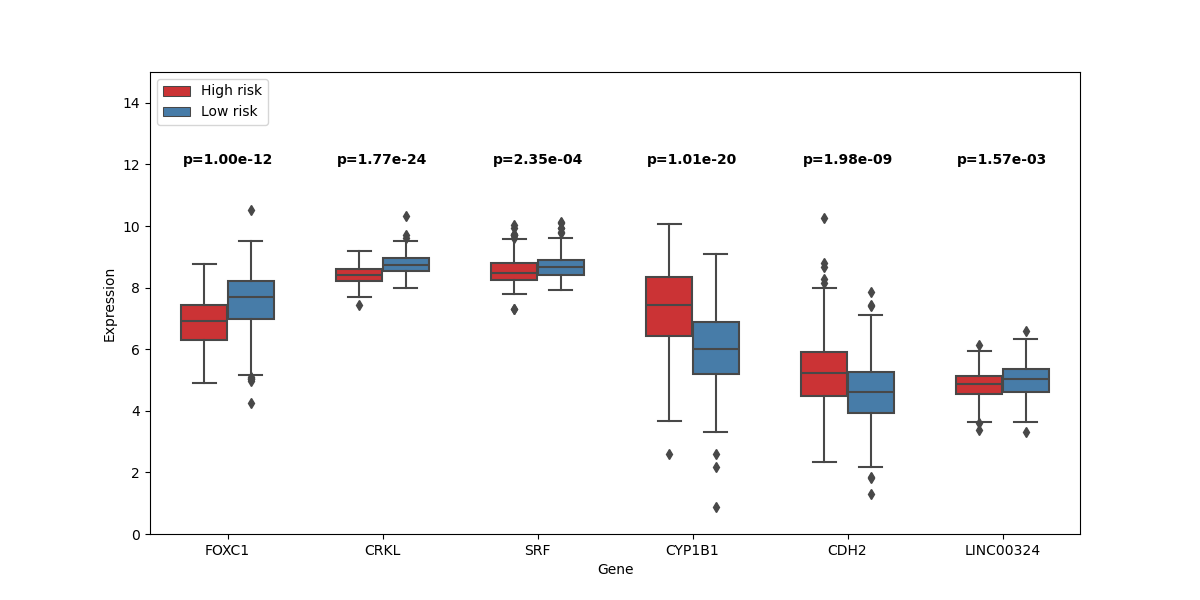

This chart was generated by the following Python code:
import pandas as pd
import seaborn as sns
import matplotlib.pyplot as plt
from scipy.stats import ttest_ind
import numpy as np

def plot_gene_expression(file_path):
    # Load data from TXT file (assuming tab-separated values)
    df = pd.read_csv(file_path, delimiter='\t')

    # Applying logarithmic transformation to gene expression values
    genes = df.columns[1:-1]
    for gene in genes:
        # Apply log transformation, adding a small value to avoid log(0)
        df[gene] = np.log(df[gene] + 1)

    # Melting the DataFrame to long format for easier plotting
    df_long = pd.melt(df, id_vars=["ID", "risk"], value_vars=genes,
                      var_name="Gene", value_name="Expression")

    # Creating a boxplot with different colors for each risk group
    plt.figure(figsize=(12, 6))
    boxplot = sns.boxplot(x="Gene", y="Expression", hue="risk", data=df_long, palette="Set1", width=0.6)

    # Adjusting y-axis range
    boxplot.set_ylim(0, 15)

    # Moving the legend to a better position
    plt.legend(loc='upper left')

    # Calculating and annotating p-values, adjusting their positions
    for i, gene in enumerate(genes):
        high = df[df['risk'] == 'High risk'][gene]
        low = df[df['risk'] == 'Low risk'][gene]
        t_stat, p_val = ttest_ind(high, low)
        plt.text(i, 12, f'p={p_val:.2e}',  # Adjusted to be near the top of the plot
                 horizontalalignment='center', size='medium', color='black', weight='semibold')


    plt.show()


# Example usage
file_path = 'F:\\博士期间\\图神经网络\\预后标志物\\8.boxplot/expSite.txt'  # Replace with your file path
plot_gene_expression(file_path)
